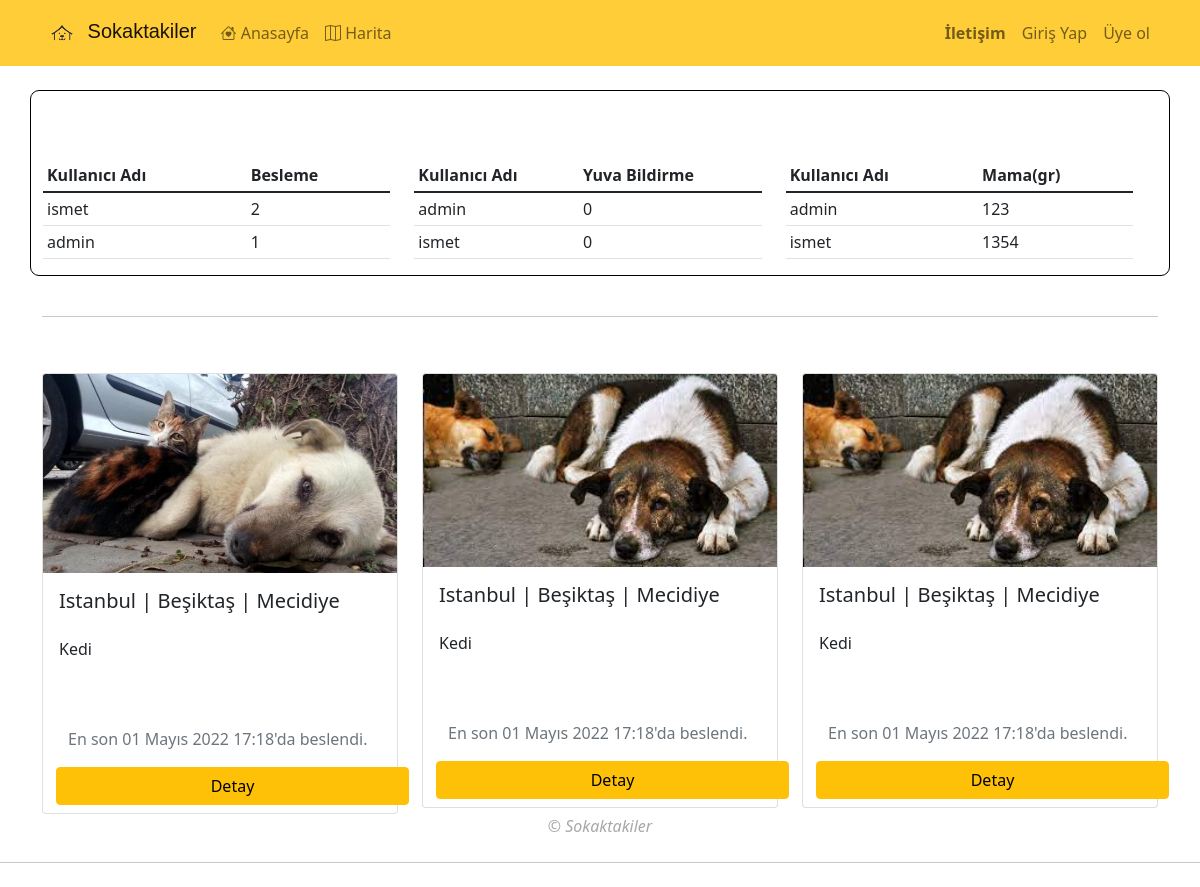
Before: / with the older database file.
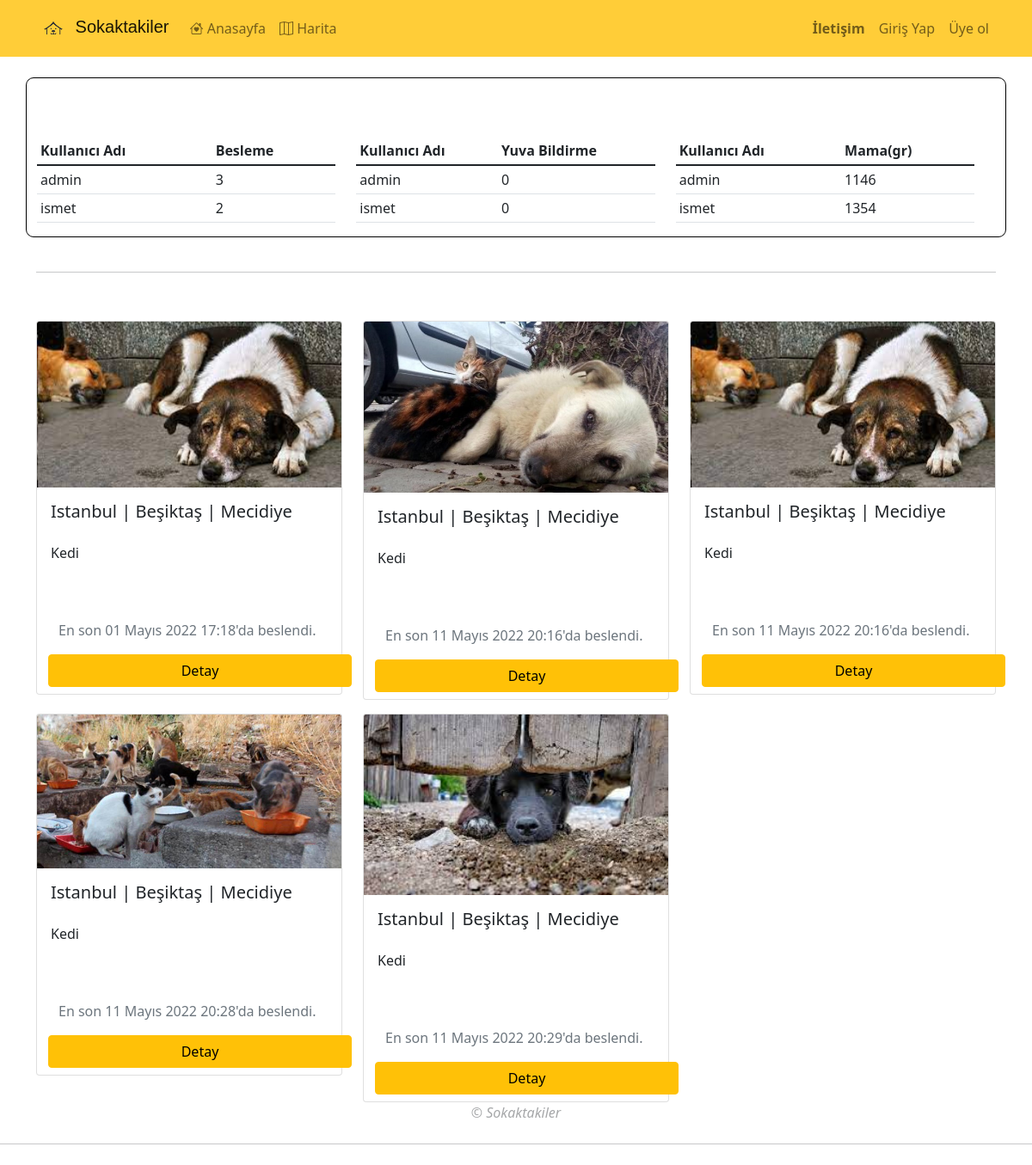
After: the same page with the newer database file.
### harita/models.py (models this page shows, shortened)
class Person(models.Model):
   username=models.CharField(max_length=25)
   beslemesayisi=models.IntegerField(default=0)
   bildirmesayisi=models.IntegerField(default=0)
   mamakilo=models.IntegerField(default=0)
   auth_token=models.CharField(max_length=100,null=True)
   class Meta:
       ordering = ['-beslemesayisi']

class Kulube(models.Model):
   il = models.CharField(max_length=50)
   ilce = models.CharField(max_length=100)
   mahalle = models.CharField(max_length=100)
   sokak = models.CharField(max_length=100)
   kapi = models.CharField(max_length=50)
   aciklama = models.CharField(max_length=500,blank=True)
   is_active = models.BooleanField(default=True)
   sontarih = models.DateTimeField(auto_now=True)
   created_at = models.DateTimeField(auto_now_add=True)
   sayac = models.IntegerField(default=1)
   img = models.CharField(max_length=100,default=f'{str(random.randint(1,8))}.jpeg')
   latitude = models.CharField(max_length=20,null=True)
   longitude = models.CharField(max_length=20,null=True)
   dogcat = models.CharField(max_length=20,default='Kedi')
   class Meta:
      ordering = ['sontarih']

### harita/views.py (the view)
# urls.py: path('',views.WelcomeView.as_view(),name="home"),
class WelcomeView(ListView):
   model = Kulube
   template_name = "harita/index.html"
   context_object_name = 'kulubeler'
   def get_context_data(self, **kwargs):
      context = super().get_context_data(**kwargs)
      context['besleme'] = list(Person.objects.all())[:3]
      context['yuvabildirme'] = list(Person.objects.all().order_by('bildirmesayisi'))[:3]
      context['mamakg'] = list(Person.objects.all().order_by('mamakilo'))[:3]
      return context

### harita/templates/harita/index.html (shortened to what this page needs)
{% extends "base.html" %}
{% load static %}
{% block content %}
<div class="container mt-4">
   <div class="row border-black">
      <h5 class="text-center table-title mt-4">SKOR TABLOLARI</h5>
      <div class="row ">
         <div class="col-sm-4">
            <table class="table table-sm">
               <thead>
                  <th>Kullanıcı Adı</th>
                  <th>Besleme</th>
               </thead>
               <tbody>
                  {% for data in besleme %}
                  <tr>
                     <td>{{data.username}}</td>
                     <td>{{data.beslemesayisi}}</td>
                  </tr>
                  {% endfor %}
               </tbody>
            </table>
         </div>
         <div class="col-sm-4">
            <table class="table table-sm">
               <thead>
                  <th>Kullanıcı Adı</th>
                  <th>Yuva Bildirme</th>
               </thead>
               <tbody>
                  {% for data in yuvabildirme %}
                  <tr>
                     <td>{{data.username}}</td>
                     <td>{{data.bildirmesayisi}}</td>
                  </tr>
                  {% endfor %}
               </tbody>
            </table>
         </div>
         <div class="col-sm-4">
            <table class="table table-sm">
               <thead>
                  <th>Kullanıcı Adı</th>
                  <th>Mama(gr)</th>
               </thead>
               <tbody>
                  {% for data in mamakg %}
                  <tr>
                     <td>{{data.username}}</td>
                     <td>{{data.mamakilo}}</td>
                  </tr>
                  {% endfor %}
               </tbody>
            </table>
         </div>
      </div>
   </div>
   <br>
   <hr>
   <br>
   <div class="row">
      {% for kulube in kulubeler %}
      <div class="col-sm-4">
         <div class="card mt-3">
            <img src="{% static 'img/'|add:kulube.img %}" alt="" style="max-width: 414px;max-height: 210px;" class="card-img-top img-fluid">
            <div class="card-body height-card">
               <h5 class="card-title">{{kulube.il|title}}&nbsp;|&nbsp;{{kulube.ilce|title}}&nbsp;|&nbsp;{{kulube.mahalle|title}}</h5>
               <p class="card-text">{{kulube.dogcat}}</p>
               <div class="row my-button mb-2">
                  <p class="card-text text-muted">En son {{kulube.sontarih}}'da beslendi.</p>
                  <a href="{%url 'yuva_details' kulube.id %}" class="btn btn-warning width-100">Detay</a>
               </div>
            </div>
         </div>
      </div>
      {% endfor %}
   </div>
</div>
{% endblock %}

### templates/base.html (shortened to what this page needs)
{% load static %}
<!DOCTYPE html>
<html lang="en">
<head>
   <link rel="stylesheet" href="{% static 'css/base.css' %}">
   <link rel="stylesheet" href="{% static 'css/bootstrap.min.css' %}">
   <link rel="stylesheet" href="https://cdn.jsdelivr.net/npm/bootstrap-icons@1.8.1/font/bootstrap-icons.css">
</head>
<body>
   {% include 'partials/_navbar.html' %}
   {% block content %}
   {% endblock %}
   <footer class="myfooter">
      <em> &copy; Sokaktakiler </em>
   </footer>
   <hr class="mt-4 mb-4">
</body>
</html>

### templates/partials/_navbar.html (shortened to what this page needs)
{% load static %}
<nav class="navbar navbar-light navbar-expand-lg my-navbar">
   <div class="container">
      <a href="{% url 'home' %}" class="navbar-brand" style="font-family:Haettenschweiler, 'Arial Narrow Bold', sans-serif;">
         <img src="{% static 'img/logo.png' %}" alt="logo" >
         Sokaktakiler
      </a>
      <div class="collapse navbar-collapse" id="navbar">
         <ul class="navbar-nav me-auto">
            <li class="nav-item">
               <a href=" {% url 'home' %} " class="nav-link"><i class="bi bi-house-heart"></i> Anasayfa</a>
            </li>
            <li class="nav-item">
               <a href="{% url 'harita' %}" class="nav-link"><i class="bi bi-map"></i> Harita</a>
            </li>
         </ul>
         <ul class="navbar-nav ms-auto">
            <li class="nav-item">
               <a href="{% url 'iletisim' %}" class="nav-link"> <strong> İletişim</strong></a>
            </li>
            {% if not user.is_authenticated %}
            <li class="nav-item">
               <a href="{% url 'login' %}" class="nav-link">Giriş Yap</a>
            </li>
            <li class="nav-item">
               <a href="{% url 'register' %}" class="nav-link">Üye ol</a>
            </li>
            {% endif %}
         </ul>
      </div>
   </div>
</nav>

### static/css/base.css (style rules this page uses)
.my-navbar { background-color: #ffcd38; position: sticky; top: 0; z-index: 10; }
.border-black { border: 1px solid black; border-radius: 9px; }
.myfooter { text-align: center; position:sticky; bottom: 0; opacity: 0.4; }
.width-100 { width: 100%; }
.height-card { height: 15rem; }
.my-button { position:absolute; bottom: 0px; left: 25px; }
.table-title { font-size: 30px; font-family: serif; color: transparent; text-align: center; animation: effect 2s linear infinite; }

Changed rows visible on the page:
changed Person "admin": beslemesayisi "1" → "3"; mamakilo "123" → "1146"; moves up the list
shown differently, row unchanged: Kulube "01 Mayıs 2022 17:18": moves up the list
changed Kulube (number 2 of 5 on the later page): sontarih "01 Mayıs 2022 17:18" → "11 Mayıs 2022 20:16"
changed Kulube (number 3 of 5 on the later page): sontarih "01 Mayıs 2022 17:18" → "11 Mayıs 2022 20:16"
added Kulube: img (picture), il "Istanbul", ilce "Beşiktaş", mahalle "Mecidiye", dogcat "Kedi", sontarih "11 Mayıs 2022 20:28"
added Kulube: img (picture), il "Istanbul", ilce "Beşiktaş", mahalle "Mecidiye", dogcat "Kedi", sontarih "11 Mayıs 2022 20:29"
